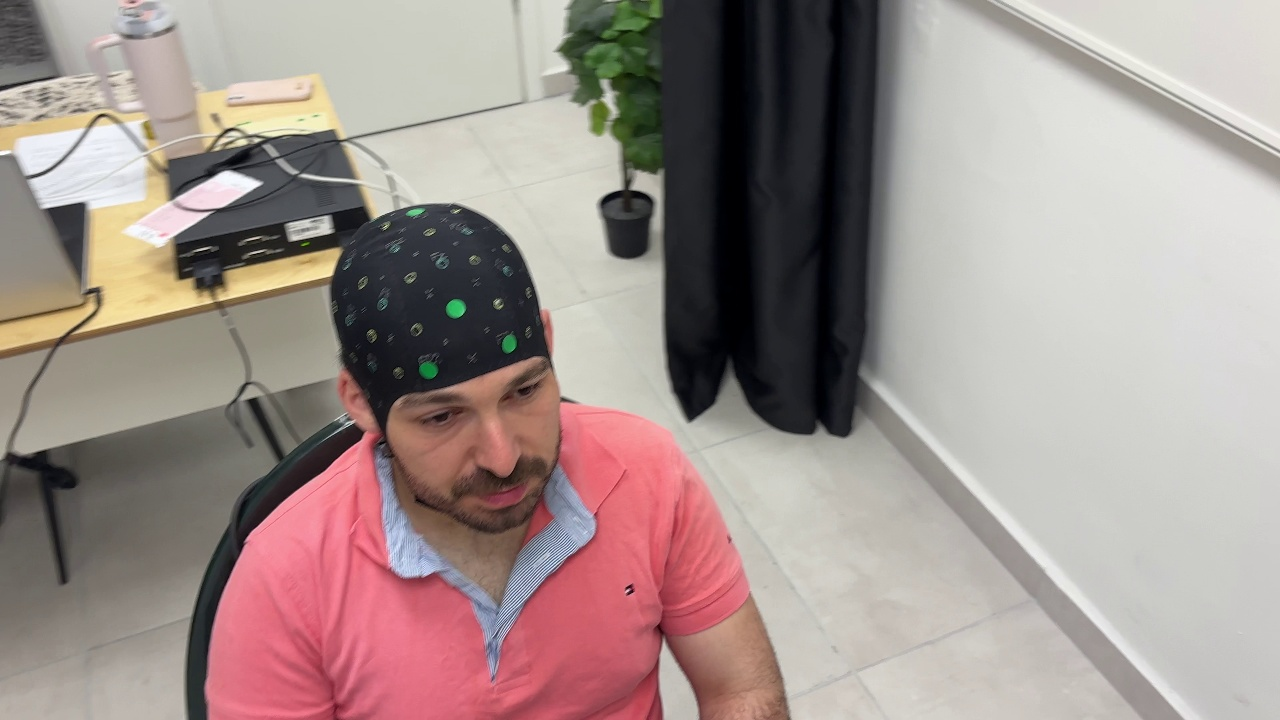
#> input picture data/frames/10normal1_frame_000030.jpg, 1280 x 720 px; its folder holds only this picture in this run
$ python gridpy.py
#> lines starting #> are read from the running program, lines starting #| are printed output that depends on the picture
import cv2
import numpy as np
import os
import glob

# פרמטרי כיול מצלמה
camera_matrix = np.array([
    [3388.21744, 0, 901.478839],
    [0, 3356.12041, 595.209942],
    [0, 0, 1]
], dtype=np.float32)

dist_coeffs = np.array([
    1.37363472, -68.4275187, 0.0146233947, 0.0668579741, 1366.46007
], dtype=np.float32)

# === הגדרות נתיבים ===
input_folder = "data/frames"          #  כאן התמונות המקוריות
output_folder = "output_grid_images"         #  כאן יישמרו התמונות המעובדות
os.makedirs(output_folder, exist_ok=True)

# מרווח רשת
grid_spacing = 50  # כל כמה פיקסלים לצייר קווים

# פונקציה לציור רשת פיקסלים עם מספרים
def draw_pixel_grid(img, spacing=50):
    h, w = img.shape[:2]
    font = cv2.FONT_HERSHEY_SIMPLEX
    for x in range(0, w, spacing):
        cv2.line(img, (x, 0), (x, h), (128, 128, 128), 1)
        cv2.putText(img, str(x), (x + 5, 15), font, 0.4, (0, 255, 0), 1)
    for y in range(0, h, spacing):
        cv2.line(img, (0, y), (w, y), (128, 128, 128), 1)
        cv2.putText(img, str(y), (5, y - 5), font, 0.4, (0, 255, 0), 1)
    return img

#קריאת כל קבצי JPG בתיקייה
image_paths = glob.glob(os.path.join(input_folder, "*.jpg"))

if not image_paths:
    print("no pictures found:", input_folder)
else:
    for img_path in image_paths:
        img = cv2.imread(img_path)
#> img is the input picture: shape (720, 1280, 3); mean B, G, R 141.8, 145.9, 161
        if img is None:
            print("download failed:", img_path)
            continue

        h, w = img.shape[:2]
        new_camera_matrix, _ = cv2.getOptimalNewCameraMatrix(camera_matrix, dist_coeffs, (w, h), 1, (w, h))
        undistorted = cv2.undistort(img, camera_matrix, dist_coeffs, None, new_camera_matrix)
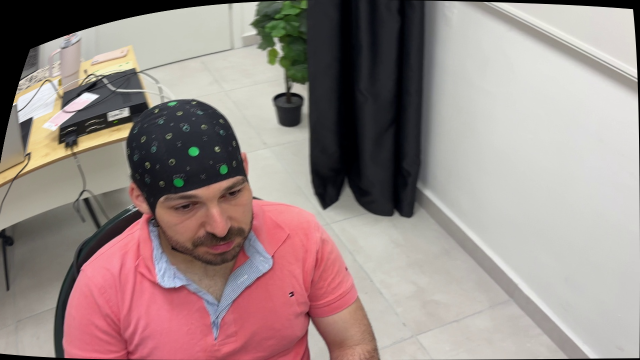
#> undistorted: shape (720, 1280, 3) (shown at 1/2 size); mean B, G, R 135.5, 138.6, 154.5
        with_grid = draw_pixel_grid(undistorted, spacing=grid_spacing)
#> after the loop in draw_pixel_grid, `for y in range(0, h, spacing):`:
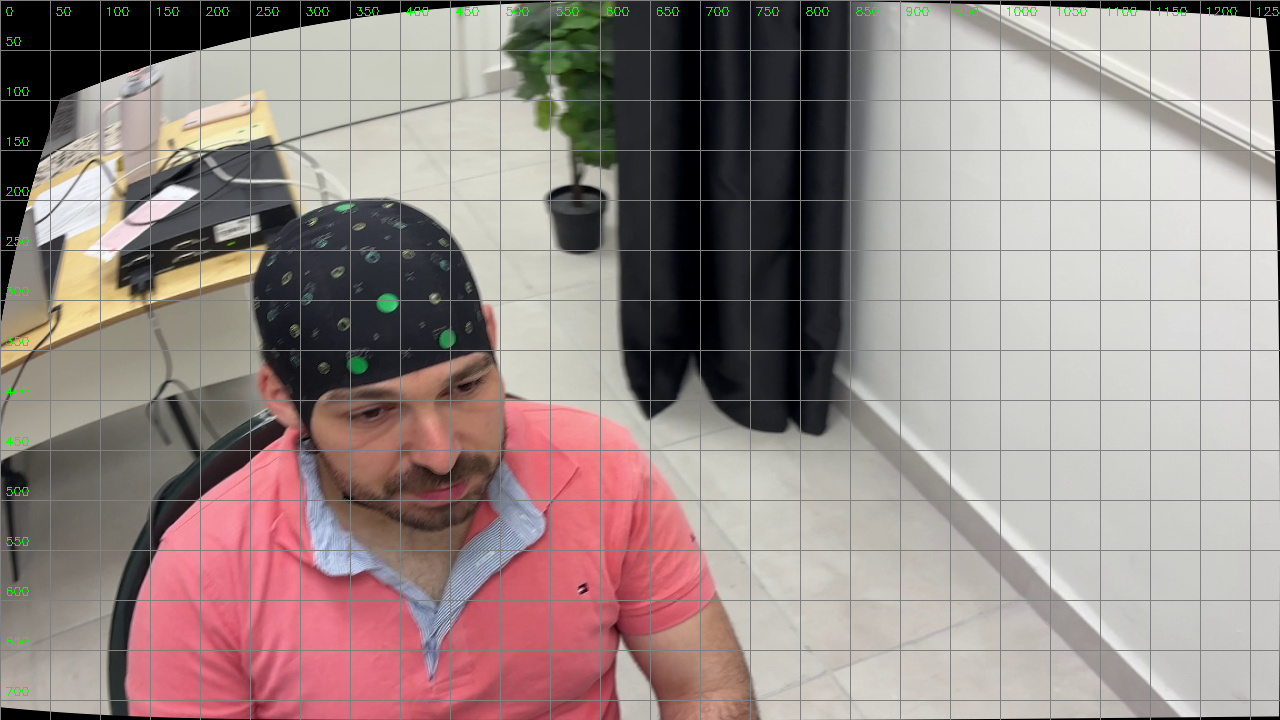
#> img: shape (720, 1280, 3); mean B, G, R 135.1, 138.8, 153.3

        out_name = os.path.join(output_folder, f"grid_{os.path.basename(img_path)}")
        cv2.imwrite(out_name, with_grid)
        print("saved:", out_name)

    print("success")

$ run again, on data/frames/10normal1_frame_000210.jpg
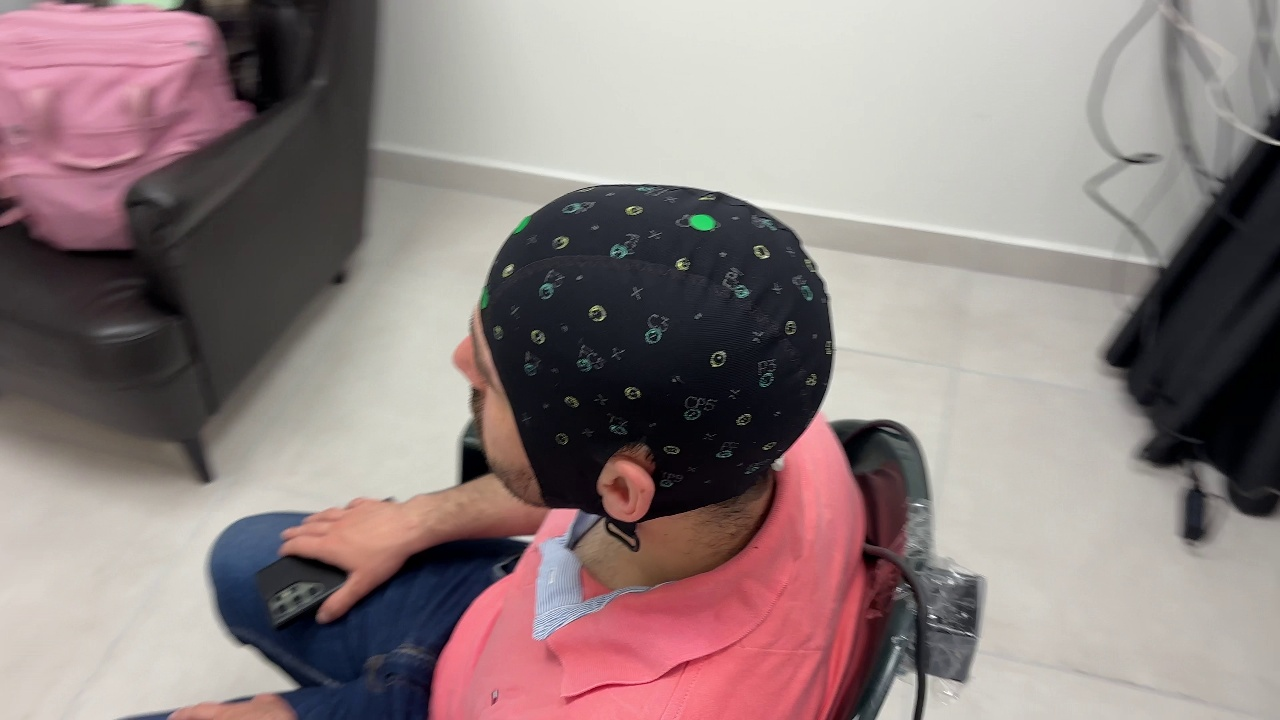
#> input picture data/frames/10normal1_frame_000210.jpg, 1280 x 720 px
#> img is the input picture: shape (720, 1280, 3); mean B, G, R 127.9, 128.5, 143
#> `undistorted = cv2.undistort(img, camera_matrix, dist_coeffs, None, new..`:
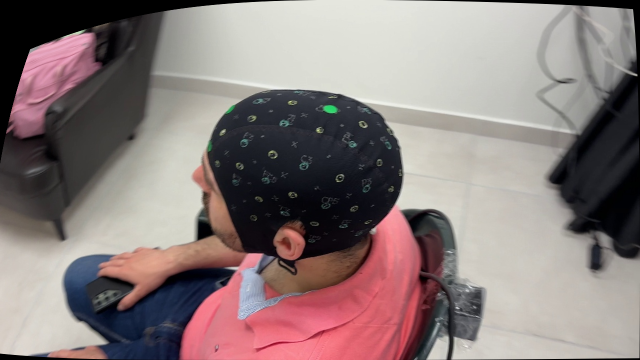
#> undistorted: shape (720, 1280, 3) (shown at 1/2 size); mean B, G, R 123, 123.9, 137.6
#> after the loop in draw_pixel_grid, `for y in range(0, h, spacing):`:
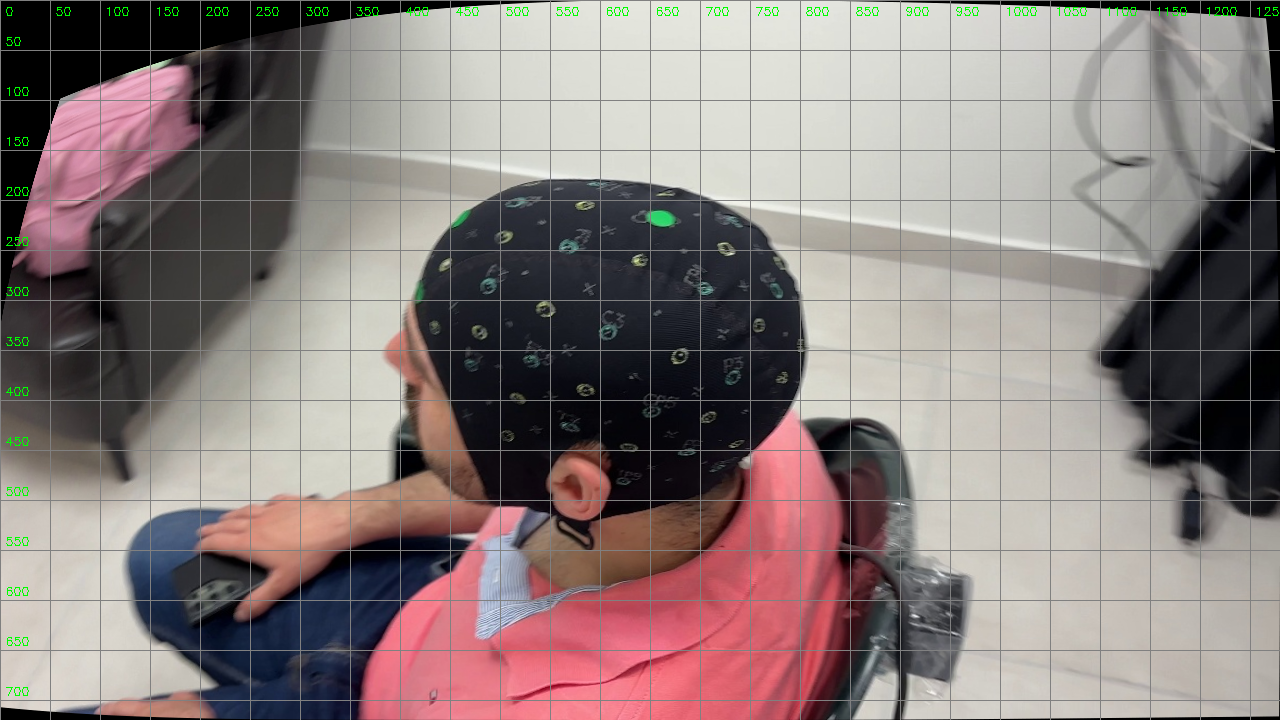
#> img: shape (720, 1280, 3); mean B, G, R 123, 124.6, 137

$ run again, on data/frames/10normal1_frame_000240.jpg
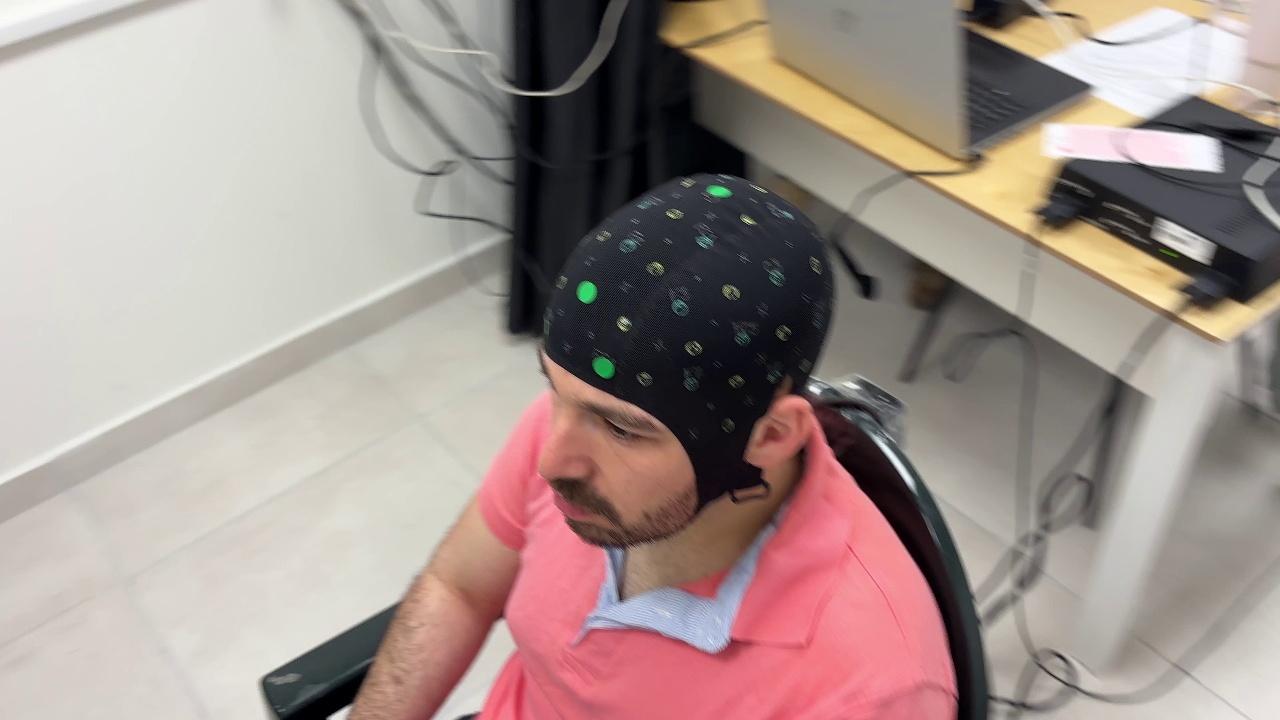
#> input picture data/frames/10normal1_frame_000240.jpg, 1280 x 720 px
#> img is the input picture: shape (720, 1280, 3); mean B, G, R 141.6, 147.3, 162.8
#> `undistorted = cv2.undistort(img, camera_matrix, dist_coeffs, None, new..`:
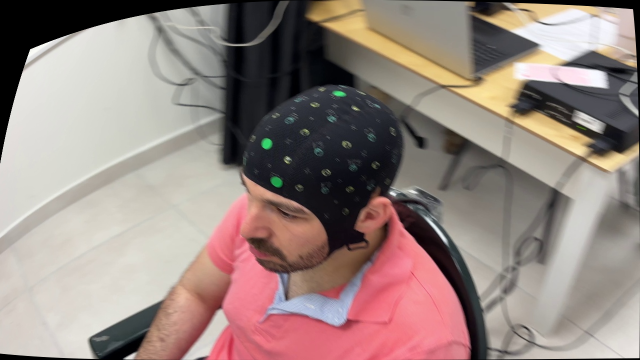
#> undistorted: shape (720, 1280, 3) (shown at 1/2 size); mean B, G, R 128.5, 133.8, 150.6
#> after the loop in draw_pixel_grid, `for y in range(0, h, spacing):`:
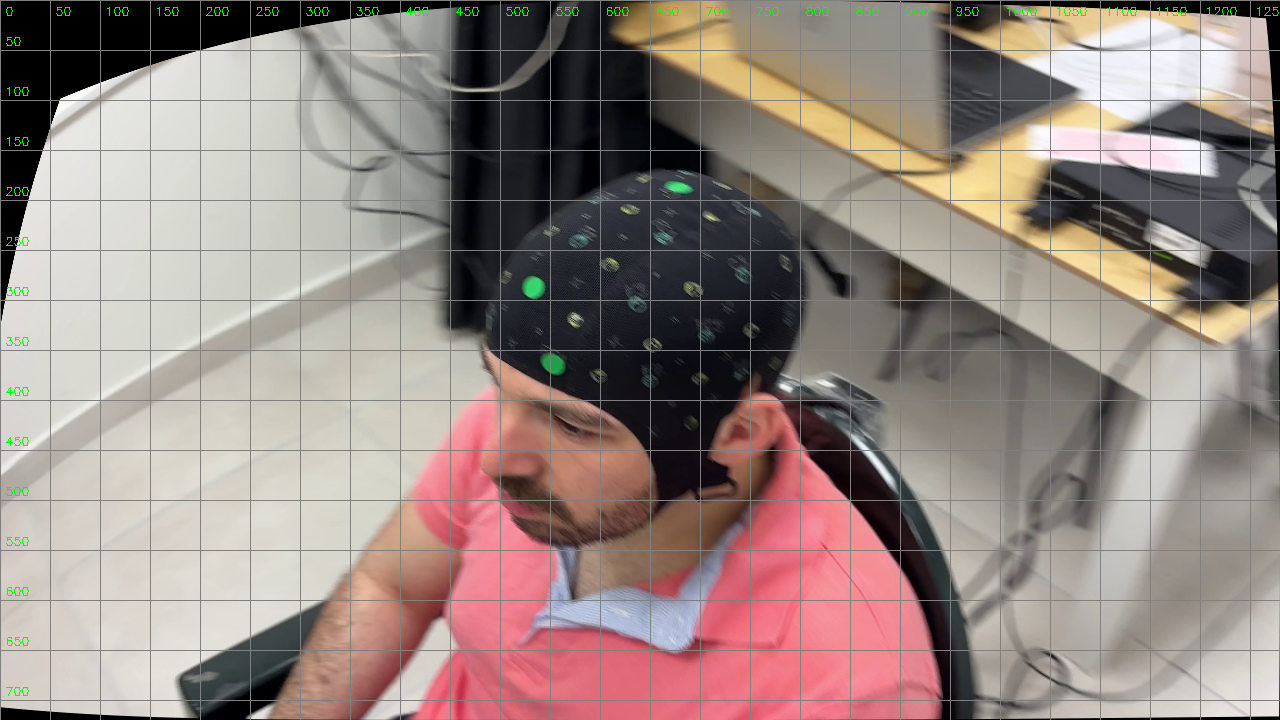
#> img: shape (720, 1280, 3); mean B, G, R 128.3, 134.1, 149.5
